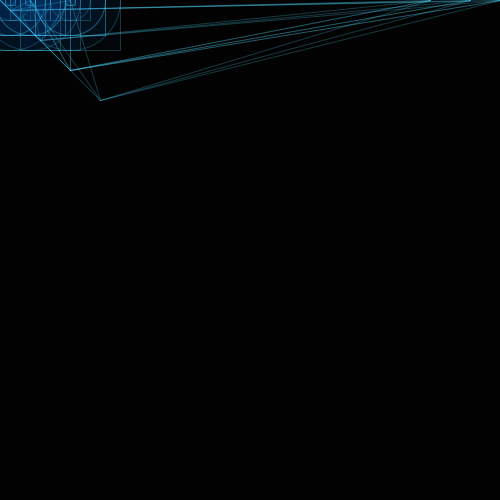
Frame 1 (no input)
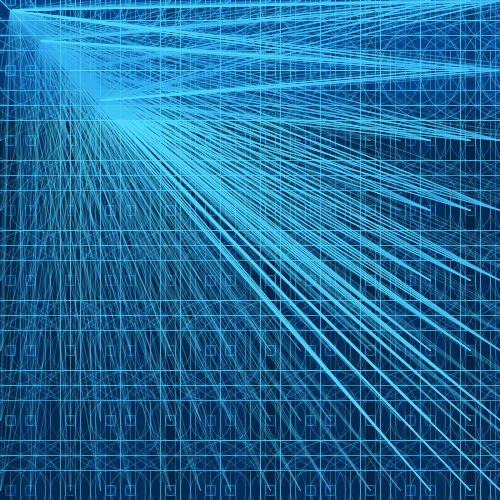
Frame 60 (the mouse pressed at the canvas centre just before this capture)
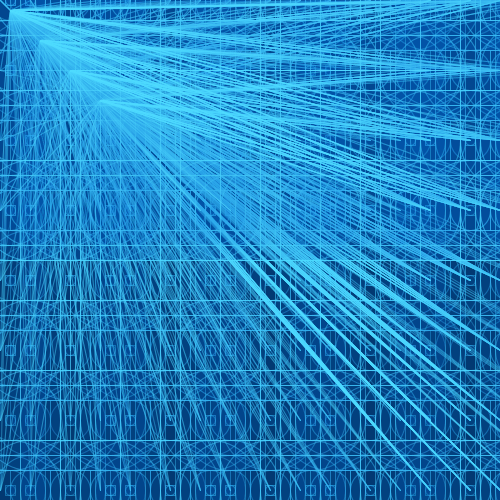
Frame 120 (the mouse held since frame 60 and released just before this capture)

The Processing sketch that drew these frames (run headless with seeded random() and noise(); from frame 60 on, the mouse is pressed at the canvas centre):

// Processing sketch: processing_31885
// ── processing_31885.pde

int xPos = 0;
int yPos = 0;
int shapeSize = 10;

void setup(){
  size(500, 500);
  background(2);
 
  smooth();
  fill(0,90,212,10);
  rectMode(CENTER);
  frameRate(10);
}

void draw(){
  
  while (shapeSize<101){
     stroke(77,218,255,random(50,110));
    ellipse (xPos+10,yPos,shapeSize,shapeSize);
    ellipse (xPos+30,yPos,shapeSize,shapeSize);
    ellipse (xPos+70,yPos,shapeSize,shapeSize);
    rect (xPos+10,yPos,shapeSize,shapeSize);
    rect (xPos+30,yPos,shapeSize,shapeSize);
    rect (xPos+70,yPos,shapeSize,shapeSize);
    line (xPos,yPos,shapeSize,shapeSize);
    line (xPos+30,yPos,shapeSize,shapeSize);
    line (xPos+70,yPos,shapeSize,shapeSize);
    line (500,yPos,shapeSize,shapeSize);
    line (500-30,yPos,shapeSize,shapeSize);
    line (500-70,yPos,shapeSize,shapeSize);
    shapeSize = shapeSize+30;
  }
  
  xPos = xPos + 100;
  shapeSize = 10;
  
  if(xPos>500){
    xPos = xPos + 15;
    yPos = yPos + 70;
    xPos = 0;
    
  }
  if(yPos>500){
    xPos=0;
    yPos=0;
  }

}
